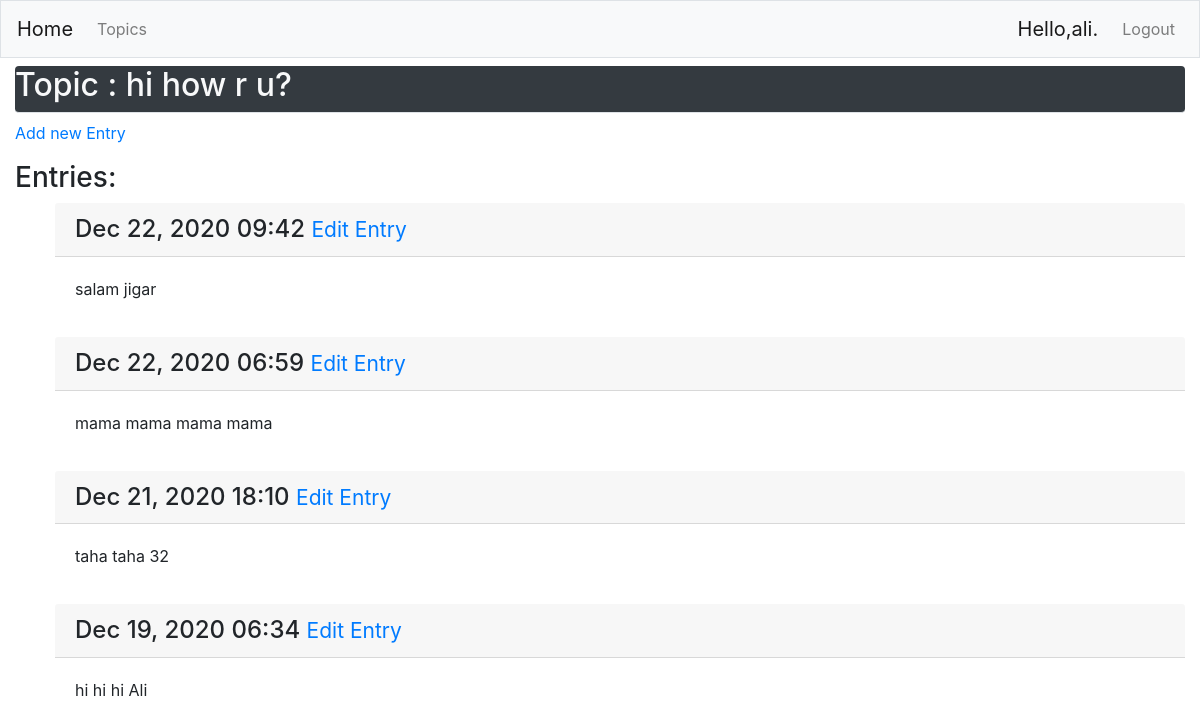
/topics/1 (signed in), run on the app's committed database.
### learning_logs/models.py (models this page shows, shortened)
class Topic(models.Model):
    text = models.CharField(max_length=200)
    date_added = models.DateTimeField(auto_now_add=True)
    owner = models.ForeignKey(User,on_delete = models.CASCADE)
    def __str__(self):
        return self.text

class Entry(models.Model):
    topic=models.ForeignKey(Topic,on_delete=models.CASCADE)
    text=models.TextField()
    date_added = models.DateTimeField(auto_now_add=True)
    class Meta:
        verbose_name_plural='entries'

### learning_logs/views.py (the view)
# urls.py: path('topics/<int:topic_id>',views.topic,name='topic'),
@login_required
def topic(request, topic_id):
    topic= Topic.objects.get(id=topic_id)
    if topic.owner !=request.user:
        raise Http404
    entries= topic.entry_set.order_by('-date_added')
    context={'topic': topic, 'entries':entries}
    return render(request,'learning_logs/topic.html',context)

### learning_logs/templates/learning_logs/topic.html
{% extends "learning_logs/base.html" %}
{% block page_header %}
<h2> Topic : {{topic}}</h2>
{% endblock page_header %}
{% block content %}
<p>
 <a href="{% url 'learning_logs:new_entry' topic.id %}"> Add new Entry </a>
</p>
<h3> Entries: </h3>
<ul>
 {% for entry in entries %}
	<div class="card-mb-3">
		<h4 class="card-header">
			{{entry.date_added|date:'M d, Y H:i'}}
			<small>
				<a href="{% url 'learning_logs:edit_entry' entry.id %}"> Edit Entry </a>
			</small>
		</h4>
		<div class="card-body">
			{{entry.text|linebreaks}}
		</div>
	</div>
 {% empty %}
 <P> No Entry </P>
 {% endfor %}
{% endblock content %}

### learning_logs/templates/learning_logs/base.html (shortened to what this page needs)
{% load bootstrap4 %}
{% load static %}
<!doctype html>
<html lang="en">
<head>
	{% bootstrap_css %}
</head>
<body>
	<nav class="navbar navbar-expand-md navbar-light bg-light mb-2 border">
		<a class="navbar-brand" href="{%url 'learning_logs:index'%}"> Home </a>
		<div class="collapse navbar-collapse" id="navbarCollapse">
			<ul class="navbar-nav mr-auto">
				<li class="nav-item">
					<a class="nav-link" href="{%url 'learning_logs:topics'%}"> Topics </a>
				</li>
			</ul>
			<ul class="navbar-nav ml-auto">
				{%if user.is_authenticated%}
				<li class="nav-item">
					<span class="navbar-brand">Hello,{{user.username}}. </span>
				</li>
				<li class="nav-item">
					<a class="nav-link" href="{%url 'users:logout'%}"> Logout </a>
				</li>
				{%endif%}
			</ul>
		</div>
	</nav>
	<main role="main" class="container-fluid ">
		<div class="rounded mb-2  bg-dark text-light border-bottom">
		{% block page_header %}
        {% endblock page_header %}
		</div>
		<div>
			{% block content %}
			{% endblock content %}
		</div>
	</main>
</body>
</html>

### data on the page
Topic: text "hi how r u?"
Entry: date_added "Dec 22, 2020 09:42", text "salam jigar"
Entry: date_added "Dec 22, 2020 06:59", text "mama mama mama mama"
Entry: date_added "Dec 21, 2020 18:10", text "taha taha 32"
Entry: date_added "Dec 19, 2020 06:34", text "hi hi hi Ali"

### other printed values
{{ user.username }} "ali"
